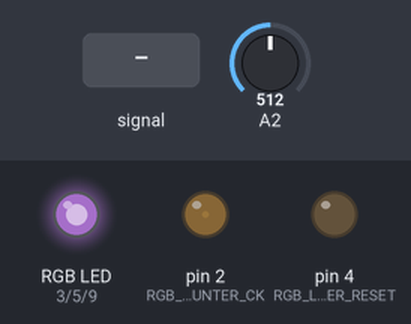
The sketch below on a simulated Arduino Uno, built with avr-gcc and run on an emulated ATmega328P. Parts: an RGB LED mixed from three pins (HIGH = lit), output pins drawn as LEDs (lit = HIGH). Inputs (shaded band) come from the test bench; at power-on: A2 = 512. Dim RGB values are drawn brighter than linear.

Above: at 1.2 s.
1.3 s: A2 fed a 2 Hz sine of ±306 counts around its level
At 1.66 s:
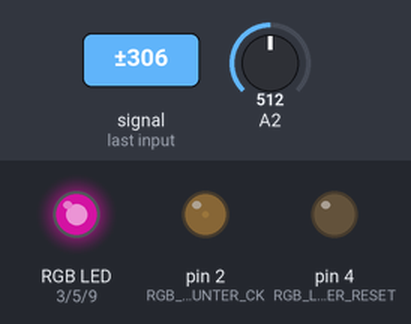
4.3 s: A2 set to 686
At 5.2 s:
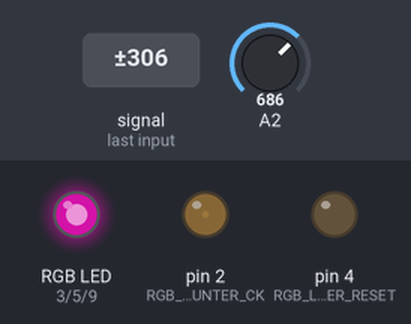
5.8 s: A2 set to 350
At 6.8 s:
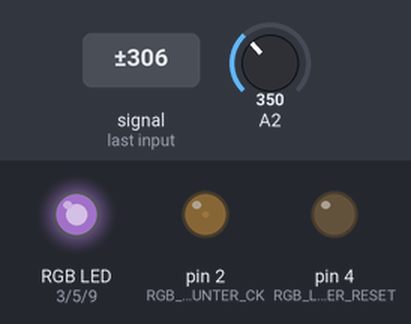
7.3 s: A2 set to 327
At 8.5 s:
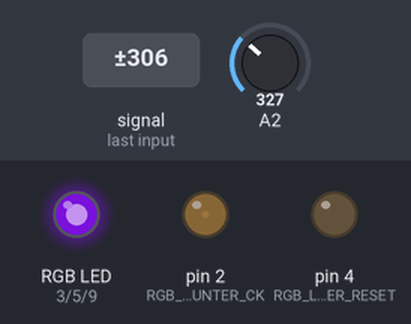
8.8 s: A2 set to 348
At 9.1 s:
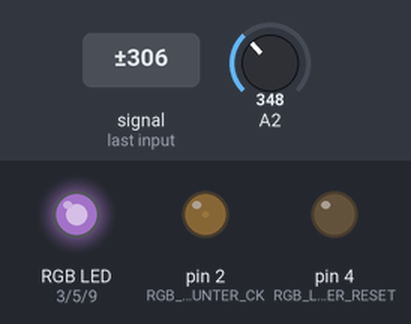
Timing chart, 0 to 11.3 s (numbered marks = the images above; inputs shaded):
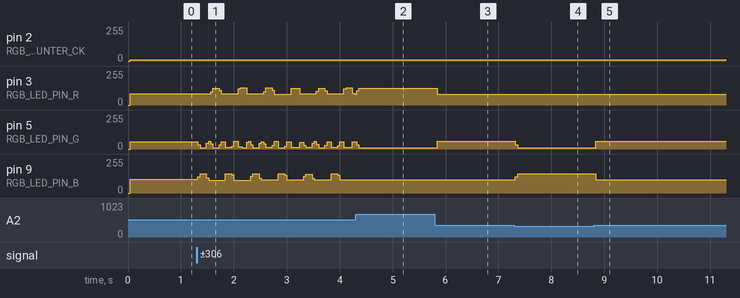

The sketch:

rgb_led_pwm_decade_counter.ino
```cpp
// (licence header left out)
#define RGB_LED_PIN_R 3  // needs to be a PWM pin
#define RGB_LED_PIN_G 5  // needs to be a PWM pin
#define RGB_LED_PIN_B 9  // needs to be a PWM pin
#define RGB_LED_COUNTER_CK 2
#define RGB_LED_COUNTER_RESET 4
#define NUMBER_OF_LEDS  4  // number of LEDs attached to decade ic

int ledRGBPins[3] = {RGB_LED_PIN_R, RGB_LED_PIN_G, RGB_LED_PIN_B};
byte ledState[NUMBER_OF_LEDS] = {1, 1, 1, 1};
unsigned long ledColor[NUMBER_OF_LEDS] = {0xFF3300, 0xBB00BB, 0x0000FF, 0xFFFFFF};
byte ledStateIndex;

void setup()  {
  pinMode(RGB_LED_PIN_R, OUTPUT);
  pinMode(RGB_LED_PIN_G, OUTPUT);
  pinMode(RGB_LED_PIN_B, OUTPUT);
  pinMode(RGB_LED_COUNTER_CK, OUTPUT);
  digitalWrite(RGB_LED_COUNTER_CK,LOW);
  pinMode(RGB_LED_COUNTER_RESET, OUTPUT);
  digitalWrite(RGB_LED_COUNTER_RESET,LOW);
  ledStateIndex = 0;
  reset(RGB_LED_COUNTER_RESET);
}

/*
* We break RGB colors into 3 duty cycles
* white = 0xFFFFFF - meaning each color
* gets 100% brightness during its 1/3 of
* the duty cycle.
*/
void loop() {
  ledColor[3] = valAsHexColorStep(analogRead(A2));
  boolean isLEDOff = (ledState[ledStateIndex] == 0 ? true : false);
  byte brightnessR = 0;
  byte brightnessG = 0;
  byte brightnessB = 0;
  unsigned long color = ledColor[ledStateIndex];
  if (!isLEDOff) {
      brightnessR = ((long) (color & 0xFF0000)) >> 15;
      brightnessG = ((long) (color & 0xFF00)) >> 8;
      brightnessB = ((long) (color & 0xFF));
  }
  if (0 < ledStateIndex) {
    analogWrite(ledRGBPins[0], 0);
    analogWrite(ledRGBPins[1], 0);
    analogWrite(ledRGBPins[2], 0);
    delayMicroseconds(1);
  }
  clock(RGB_LED_COUNTER_CK);
  ledStateIndex++;
  analogWrite(ledRGBPins[0], brightnessR);
  analogWrite(ledRGBPins[1], brightnessG);
  analogWrite(ledRGBPins[2], brightnessB);
  delayMicroseconds(400);
  // cycle to next led
  if (NUMBER_OF_LEDS <= ledStateIndex) {
    ledStateIndex = 0;
    analogWrite(ledRGBPins[0], 0);
    analogWrite(ledRGBPins[1], 0);
    analogWrite(ledRGBPins[2], 0);
    delayMicroseconds(1);
    reset(RGB_LED_COUNTER_RESET);
  }
  /*
  analogWrite(9, 255);
  clock(RGB_LED_COUNTER_CK);
  clock(RGB_LED_COUNTER_CK);
  clock(RGB_LED_COUNTER_CK);
  clock(RGB_LED_COUNTER_CK);
    reset(RGB_LED_COUNTER_RESET);
  */
}

/*
 * Sends a clock pulse to the counter making it advance.
 */
void clock(int pin) {
  digitalWrite(pin,HIGH);
  delayMicroseconds(20);
  digitalWrite(pin,LOW);
}

/*
 * Resets the counter making it start counting from zero.
 */
void reset(int pin) {
  digitalWrite(pin,HIGH);
  delayMicroseconds(20);
  digitalWrite(pin,LOW);
}

long valAsHexColorStep(int val) {
  long ret = 0xFF0000;
  if (val < 338) {
    ret = 0x0000FF;
  } else if (val < 676) {
    ret = 0x00FF00;
  }
  return ret;
}

long valAsHexColorSmooth(int val) {
  long ret = (long) val * 0x4000;
  if (ret > 0xFFFFFF) {
    ret = 0xFFFFFF;
  }
  return ret;
}
```

Measured:
- after the input at 4.3 s, pin 5 (RGB_LED_PIN_G): goes on until 4.4 s, then stays 11/255; pin 9 (RGB_LED_PIN_B): stops changing and stays 101/255
- after the input at 5.8 s, pin 3 (RGB_LED_PIN_R): 127/255 → 81/255 at once; pin 5 (RGB_LED_PIN_G): 11/255 → 57/255 at once
- after the input at 7.3 s, pin 5 (RGB_LED_PIN_G): 57/255 → 11/255 at once; pin 9 (RGB_LED_PIN_B): 101/255 → 145/255 at once
- after the input at 8.8 s, pin 5 (RGB_LED_PIN_G): 11/255 → 57/255 at once; pin 9 (RGB_LED_PIN_B): 145/255 → 100/255 at once
